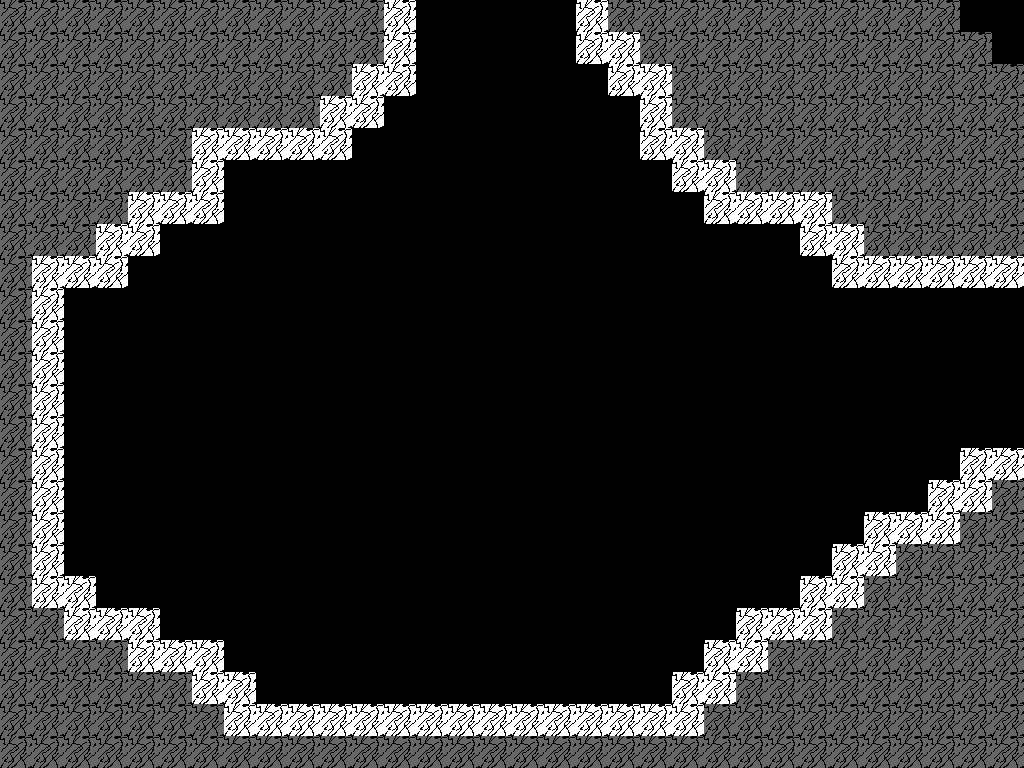

This game map was drawn from its Tiled (.tmx) file and the tilesets committed beside it. A one-line description and the trimmed map source follow:
An orthogonal 32x24 tile map with 32x32 px tiles, 2 tile layers (Tile Layer 1, walls) and 5 objects (player1, player2, warpb, crystal, warpf).

<map version="1.2" tiledversion="1.2.4" orientation="orthogonal" renderorder="right-down" width="32" height="24" tilewidth="32" tileheight="32" infinite="0" nextlayerid="4" nextobjectid="6">
 <tileset firstgid="1" source="wall.tsx" />
 <layer id="1" name="Tile Layer 1" width="32" height="24" opacity="0.4">
  <data>[768 cells, 339 non-empty, 1 distinct tile ids]</data>
 </layer>
 <objectgroup id="2" name="obj">
  <object id="1" name="player1" x="479" y="60">
   <point />
  </object>
  <object id="2" name="player2" x="928" y="352">
   <point />
  </object>
  <object id="3" name="warpb" x="420" y="0" width="157" height="20">
   <properties>
    <property name="dest" value="1-0" />
   </properties>
  </object>
  <object id="4" name="crystal" x="457.333" y="390.667">
   <point />
  </object>
  <object id="5" name="warpf" x="1005.33" y="292" width="16" height="153.333">
   <properties>
    <property name="dest" value="2-1" />
   </properties>
  </object>
 </objectgroup>
 <layer id="3" name="walls" width="32" height="24">
  <data>[768 cells, 94 non-empty, 1 distinct tile ids]</data>
 </layer>
</map>
